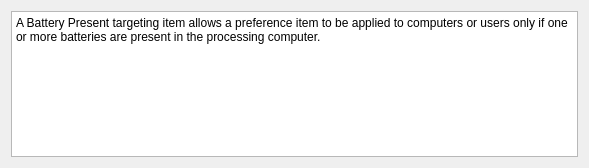
<?xml version="1.0" encoding="UTF-8"?>
<ui version="4.0">
 <class>BatteryPresentWidget</class>
 <widget class="QWidget" name="BatteryPresentWidget">
  <property name="geometry">
   <rect>
    <x>0</x>
    <y>0</y>
    <width>589</width>
    <height>168</height>
   </rect>
  </property>
  <property name="sizePolicy">
   <sizepolicy hsizetype="Preferred" vsizetype="Preferred">
    <horstretch>0</horstretch>
    <verstretch>0</verstretch>
   </sizepolicy>
  </property>
  <property name="minimumSize">
   <size>
    <width>250</width>
    <height>150</height>
   </size>
  </property>
  <property name="windowTitle">
   <string>Form</string>
  </property>
  <layout class="QGridLayout" name="gridLayout">
   <item row="0" column="0">
    <widget class="QPlainTextEdit" name="batteryPlainTextEdit">
     <property name="sizePolicy">
      <sizepolicy hsizetype="Preferred" vsizetype="Preferred">
       <horstretch>0</horstretch>
       <verstretch>0</verstretch>
      </sizepolicy>
     </property>
     <property name="maximumSize">
      <size>
       <width>16777215</width>
       <height>16777215</height>
      </size>
     </property>
     <property name="plainText">
      <string>A Battery Present targeting item allows a preference item to be applied to computers or users only if one or more batteries are present in the processing computer.</string>
     </property>
    </widget>
   </item>
  </layout>
 </widget>
 <resources/>
 <connections/>
</ui>
